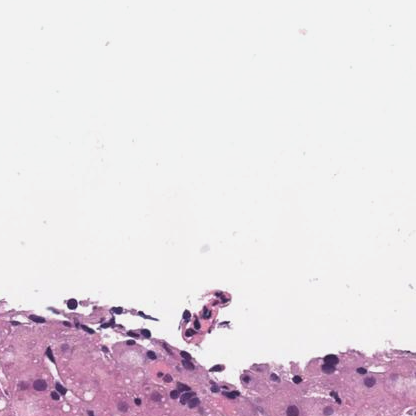
#> input picture image/1001090_7.png, 416 x 416 px
$ python normalization.py --target image/1001090_7.png --input_dir image --output_dir out
#> lines starting #> are read from the running program, lines starting #| are printed output that depends on the picture
import numpy as np
from PIL import Image
import cv2
from skimage import exposure
import os
import argparse

def get_stain_vectors(I, beta=0.15, alpha=1):
    """
    Get the stain matrix (2x3) using Macenko's method.
    """
    # Reshape to (H*W, 3)
    I = I.reshape((-1, 3))

    # Calculate Optical Density (OD)
    # OD = -log10((I+1)/Io) -> we assume Io=255 for standard RGB 8-bit images
    # Add 1 to avoid log(0)
    OD = -np.log10((I.astype(np.float64) + 1) / 255.0)

    # Remove data with too little absorbance (transparent pixels)
    ODhat = OD[np.all(OD > beta, axis=1)]

    if len(ODhat) < 10:
        # Fallback if almost empty
        return np.eye(2), np.zeros(2)

    # PCA via SVD
    # Covariance matrix
    # Normalize features
    _, V = np.linalg.eigh(np.cov(ODhat, rowvar=False))

    # Project onto the regular plane
    # V[:, 1:] corresponds to the eigenvectors corresponding to the two largest eigenvalues
    # Note: numpy eigh returns eigenvalues in ascending order, so take last 2.
    Vec = V[:, 1:3] # Shape (3, 2). These are the directions.

    # Project data onto the plane
    That = np.dot(ODhat, Vec)

    # Find the min and max vectors (robustly)
    phi = np.arctan2(That[:, 1], That[:, 0])

    minPhi = np.percentile(phi, alpha)
    maxPhi = np.percentile(phi, 100 - alpha)

    vMin = np.dot(Vec, np.array([np.cos(minPhi), np.sin(minPhi)]))
    vMax = np.dot(Vec, np.array([np.cos(maxPhi), np.sin(maxPhi)]))

    # Heuristic: make sure the first vector is H (more pink/red) and second is E (more blue/purple)
    # H usually has higher red component relative to blue in OD space?
    # OD varies. Hematoxylin stains blue/purple, Eosin stains pink.
    # In RGB: H is dark blue/purple (low Red/Green, mid Blue). E is pink (high Red, low Green/Blue).
    # In OD: H absorbs Red helps. E absorbs Green.
    # Typically we allow arbitrary order, but for consistency we sort.
    # Let's just return them sorted by the angle for now to ensure consistency.

    if vMin[0] > vMax[0]:
        HE = np.array([vMin, vMax])
    else:
        HE = np.array([vMax, vMin])

    # Rows are stain vectors. Shape (2, 3)
    return HE.T

def get_concentrations(I, stain_matrix, beta=0.15):
    """
    Get concentrations given an image and stain matrix.
    """
    I = I.reshape((-1, 3))
    OD = -np.log10((I.astype(np.float64) + 1) / 255.0)

    # We solve OD = C * S.  C is (N, 2), S is (2, 3).
    # C = OD * pinv(S)

    C = np.dot(OD, np.linalg.pinv(stain_matrix.T)) # stain_matrix is (3, 2) here technically based on above return
    # Wait, my previous return was HE.T which is (3, 2).
    # so we want stain_matrix to be (3, 2).

    return C

def match_luminosity(source_rgb, target_rgb):
    """
    Matches the luminosity (L channel in LAB) of the source image to the target image.
    This ensures consistent brightness/contrast before stain normalization.
    """
    # Convert to LAB
    src_lab = cv2.cvtColor(source_rgb, cv2.COLOR_RGB2LAB)
    tgt_lab = cv2.cvtColor(target_rgb, cv2.COLOR_RGB2LAB)

    # Split channels
    src_l, src_a, src_b = cv2.split(src_lab)
    tgt_l, tgt_a, tgt_b = cv2.split(tgt_lab)

    # Calculate stats
    src_mean, src_std = np.mean(src_l), np.std(src_l)
    tgt_mean, tgt_std = np.mean(tgt_l), np.std(tgt_l)

    # Normalize Source L to match Target L stats
    # L_new = (L_src - mean_src) * (std_tgt / std_src) + mean_tgt
    # Epsilon to avoid div by zero
    src_l = src_l.astype(np.float32)
    l_matched = ((src_l - src_mean) * (tgt_std / (src_std + 1e-5))) + tgt_mean

    # Clip to 0-255
    l_matched = np.clip(l_matched, 0, 255).astype(np.uint8)

    # Merge back
    matched_lab = cv2.merge((l_matched, src_a, src_b))
    matched_rgb = cv2.cvtColor(matched_lab, cv2.COLOR_LAB2RGB)

    return matched_rgb

def clarify_steatosis(img_rgb):
    """
    Specifically targets bright areas (potential steatosis) to make them:
    1. Pure White (Increase Value)
    2. Colorless (Decrease Saturation)

    This creates the "clean holes" look without affecting tissue color.
    """
    # Convert to HSV
    hsv = cv2.cvtColor(img_rgb, cv2.COLOR_RGB2HSV).astype(np.float32)
    h, s, v = cv2.split(hsv)

    # Define a soft mask for "Highlights"
    # We want pixels that are already quite bright (e.g. V > 200)
    # 200 -> 0.0, 255 -> 1.0
    highlight_mask = np.clip((v - 200) / 55.0, 0, 1)

    # 1. Desaturate Highlights
    # If mask is 1 (bright), saturation becomes 0.
    # If mask is 0 (dark/mid), saturation is unchanged.
    s = s * (1.0 - highlight_mask * 0.9) # Reduce saturation by 90% in highlights

    # 2. Boost Value in Highlights
    # Push bright pixels towards 255
    v = v + (255 - v) * highlight_mask * 0.8 # Close gap to white by 80%

    # Merge back
    hsv_new = cv2.merge((h, s, v))
    img_new = cv2.cvtColor(hsv_new.astype(np.uint8), cv2.COLOR_HSV2RGB)

    return img_new

def norm_macenko(target_img_path, source_img_path, save_path, Io=255, beta=0.15, alpha=1):
    # 1. Load target image
    target = np.array(Image.open(target_img_path).convert('RGB'))

    # 2. Get target stain matrix and max concentrations
    target_stain_matrix = get_stain_vectors(target, beta, alpha)
    target_concentrations = get_concentrations(target, target_stain_matrix, beta)
    target_max_C = np.percentile(target_concentrations, 99, axis=0)

    # 3. Load source image
    source = np.array(Image.open(source_img_path).convert('RGB'))
    h, w, c = source.shape

    # 4. Get source stain matrix
    source_stain_matrix = get_stain_vectors(source, beta, alpha)

    # 5. Extract source concentrations
    source_concentrations = get_concentrations(source, source_stain_matrix, beta)

    # 6. Normalize concentrations via Histogram Matching (User Request: "Stessi colori sempre")
    # Instead of linear scaling (Percentile), we match the entire distribution of staining intensities.
    # This ensures that the source image adopts the exact tonal balance (Dark/Mid/Light ratios) of the target.

    # Hematoxylin (Column 0) matching
    # match_histograms returns the matched array.
    C_norm = np.zeros_like(source_concentrations)
    C_norm[:, 0] = exposure.match_histograms(source_concentrations[:, 0], target_concentrations[:, 0])

    # Eosin (Column 1) matching
    C_norm[:, 1] = exposure.match_histograms(source_concentrations[:, 1], target_concentrations[:, 1])

    # 7. Reconstruct image using TARGET stain matrix
    OD_norm = np.dot(C_norm, target_stain_matrix.T)
    I_norm = Io * np.exp(-OD_norm)
    I_norm = np.clip(I_norm, 0, 255).astype(np.uint8)
    I_norm = I_norm.reshape((h, w, c))

    # --- PHASE 2: Final Polish (Clarification) ---
    # Apply the specific filter to whiten steatosis
    img_clarified = clarify_steatosis(I_norm)

    # Mild Sharpening (Radius 1.0) for definition
    gaussian = cv2.GaussianBlur(img_clarified, (0, 0), 1.0)
    unsharp = cv2.addWeighted(img_clarified, 1.8, gaussian, -0.8, 0)

    final_output = np.clip(unsharp, 0, 255).astype(np.uint8)

    img_out = Image.fromarray(final_output)
    img_out.save(save_path)
    print(f"Saved normalized image to {save_path}")

if __name__ == '__main__':
    parser = argparse.ArgumentParser(description="Macenko Stain Normalization")
    parser.add_argument('--target', type=str, required=True, help="Path to the reference image")
    parser.add_argument('--input_dir', type=str, required=True, help="Directory of images to normalize")
    parser.add_argument('--output_dir', type=str, required=True, help="Directory to save normalized images")
    parser.add_argument('--alpha', type=float, default=1.0, help="Percentile for stain vector estimation")
    parser.add_argument('--beta', type=float, default=0.15, help="OD threshold for transparency")

    args = parser.parse_args()

    if not os.path.exists(args.output_dir):
        os.makedirs(args.output_dir)

    supported_exts = ['.png', '.jpg', '.jpeg', '.tif', '.tiff']

    # Process all files
    files = [f for f in os.listdir(args.input_dir) if os.path.splitext(f)[1].lower() in supported_exts]
    print(f"Found {len(files)} images.")

    for f in files:
        src = os.path.join(args.input_dir, f)
        dst = os.path.join(args.output_dir, f)
        try:
            norm_macenko(args.target, src, dst, alpha=args.alpha, beta=args.beta)
#> in norm_macenko, target is the input picture: shape (416, 416, 3); mean R, G, B 229.5, 219.7, 227
#> in get_stain_vectors, `_, V = np.linalg.eigh(np.cov(ODhat, rowvar=False))`: V = [[-0.265, -0.767, -0.584], [-0.324, 0.641, -0.696], [0.908, 0.00492, -0.418]]
#> in get_stain_vectors, `Vec = V[:, 1:3]`: Vec = [[-0.767, -0.584], [0.641, -0.696], [0.00492, -0.418]]
#> in get_stain_vectors, `That = np.dot(ODhat, Vec)`: That = 11665 pairs, first value -0.0555 to 0.175, second value -1.42 to -0.294
#> in get_stain_vectors, `phi = np.arctan2(That[:, 1], That[:, 0])`: phi = 11665 values, max -1.29 at index 10690, min -1.65 at index 1155, mean -1.43
#> in get_stain_vectors, `minPhi = np.percentile(phi, alpha)`: minPhi = -1.59
#> in get_stain_vectors, `maxPhi = np.percentile(phi, 100 - alpha)`: maxPhi = -1.32
#> in get_stain_vectors, `vMin = np.dot(Vec, np.array([np.cos(minPhi), np.sin(minPhi)]))`: vMin = [0.599, 0.683, 0.418]
#> in get_stain_vectors, `vMax = np.dot(Vec, np.array([np.cos(maxPhi), np.sin(maxPhi)]))`: vMax = [0.372, 0.835, 0.406]
#> in get_stain_vectors, `HE = np.array([vMin, vMax])`: HE = [[0.599, 0.683, 0.418], [0.372, 0.835, 0.406]]
#> in norm_macenko, `target_stain_matrix = get_stain_vectors(target, beta, alpha)`: target_stain_matrix = [[0.599, 0.372], [0.683, 0.835], [0.418, 0.406]]
#> in get_concentrations, `C = np.dot(OD, np.linalg.pinv(stain_matrix.T))`: C = 173056 pairs, first value -0.2 to 1.36, second value -0.122 to 0.707
#> in norm_macenko, `target_concentrations = get_concentrations(target, target_stain_matrix..`: target_concentrations has the same summary as C in get_concentrations
#> in norm_macenko, `target_max_C = np.percentile(target_concentrations, 99, axis=0)`: target_max_C = [0.529, 0.443]
#> in norm_macenko, `source_stain_matrix = get_stain_vectors(source, beta, alpha)`: source_stain_matrix = [[0.599, 0.372], [0.683, 0.835], [0.418, 0.406]]
#> in norm_macenko, `source_concentrations = get_concentrations(source, source_stain_matrix..`: source_concentrations has the same summary as C in get_concentrations
#> in norm_macenko, `I_norm = I_norm.reshape((h, w, c))`:
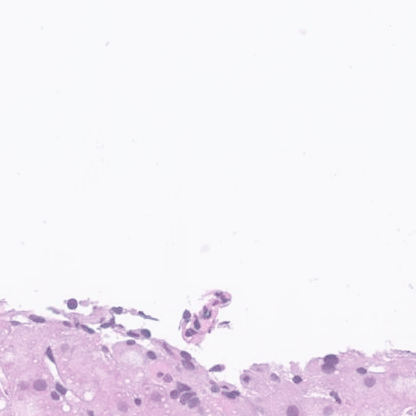
#> I_norm: shape (416, 416, 3); mean of channels 0, 1, 2 242.3, 236.6, 244.1; drawn as R, G, B
#> in clarify_steatosis, `hsv = cv2.cvtColor(img_rgb, cv2.COLOR_RGB2HSV).astype(np.float32)`:
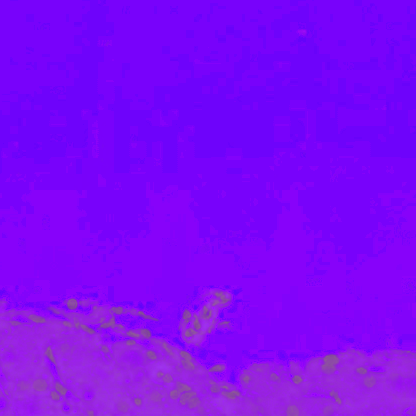
#> hsv: shape (416, 416, 3) float32; mean of channels 0, 1, 2 127.6, 9.2, 244.5; drawn as R, G, B
#> in clarify_steatosis, `h, s, v = cv2.split(hsv)`:
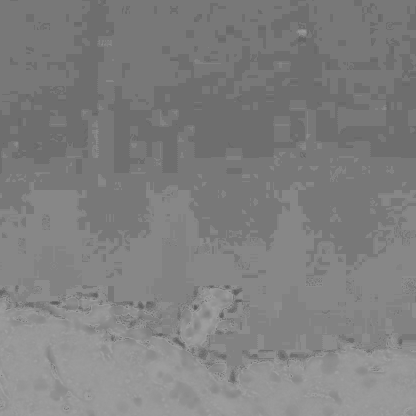
#> h: shape (416, 416) float32; min 90, max 160, mean 127.6
#> in clarify_steatosis, `h, s, v = cv2.split(hsv)`:
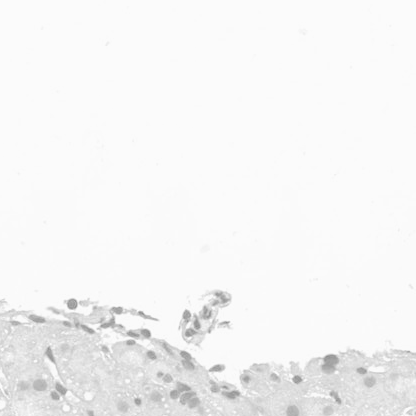
#> v: shape (416, 416) float32; min 140, max 251, mean 244.4
#> in clarify_steatosis, `highlight_mask = np.clip((v - 200) / 55.0, 0, 1)`:
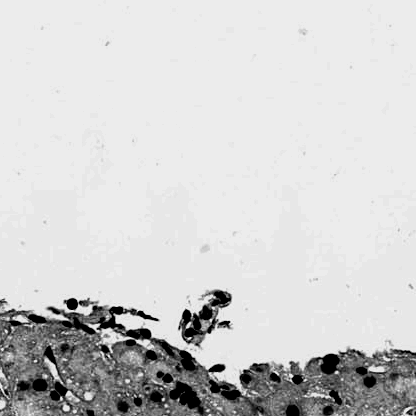
#> highlight_mask: shape (416, 416) float32; min 0, max 0.927, mean 0.817
#> in clarify_steatosis, `s = s * (1.0 - highlight_mask * 0.9)`:
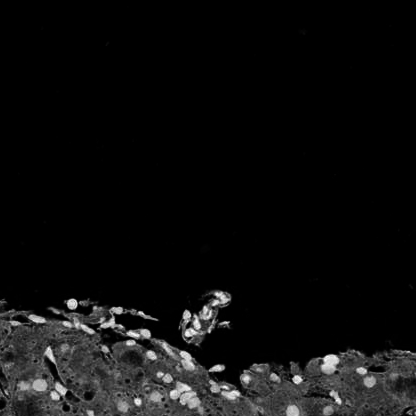
#> s: shape (416, 416) float32; min 0.331, max 90, mean 5.5; drawn with min black and max white
#> in clarify_steatosis, `img_new = cv2.cvtColor(hsv_new.astype(np.uint8), cv2.COLOR_HSV2RGB)`:
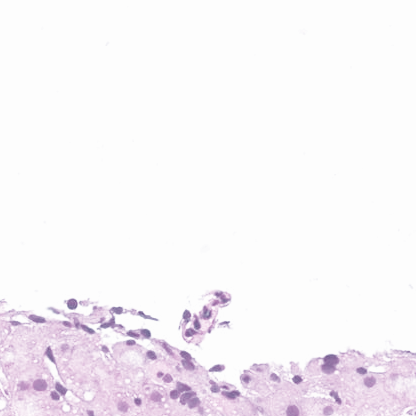
#> img_new: shape (416, 416, 3); mean R, G, B 247.3, 243.5, 247.6
        except Exception as e:
            print(f"Failed to normalize {f}: {e}")
#> pass 2 of the loop `for f in files:`:
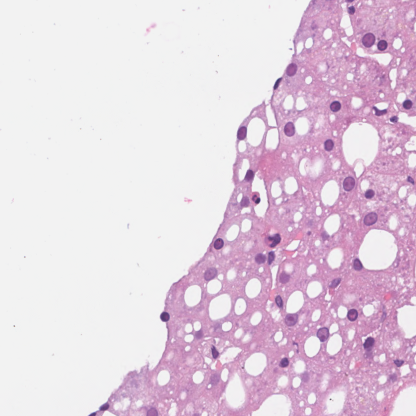
#> input picture image/1001293_76.png, 416 x 416 px
#> in norm_macenko, source is the input picture: shape (416, 416, 3); mean R, G, B 226.2, 207.4, 222.7
#> source_stain_matrix = [[0.566, 0.37], [0.739, 0.849], [0.366, 0.377]]
#> source_concentrations = 173056 pairs, first value -0.403 to 1.13, second value -0.305 to 0.736
#> in clarify_steatosis (call 2), `s = s * (1.0 - highlight_mask * 0.9)`:
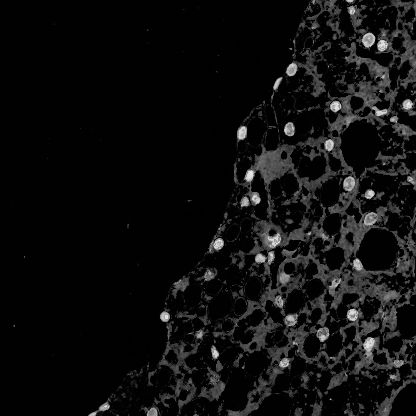
#> s: shape (416, 416) float32; min 0, max 86, mean 5.2; drawn with min black and max white
#> in clarify_steatosis (call 2), `img_new = cv2.cvtColor(hsv_new.astype(np.uint8), cv2.COLOR_HSV2RGB)`:
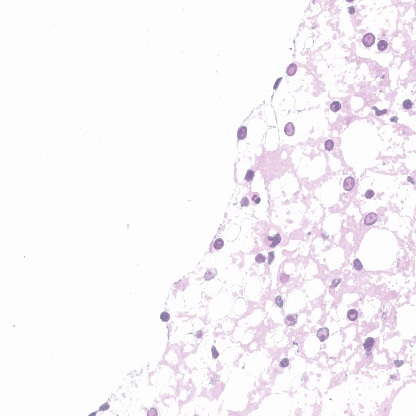
#> img_new: shape (416, 416, 3); mean R, G, B 247.6, 243.8, 247.9
